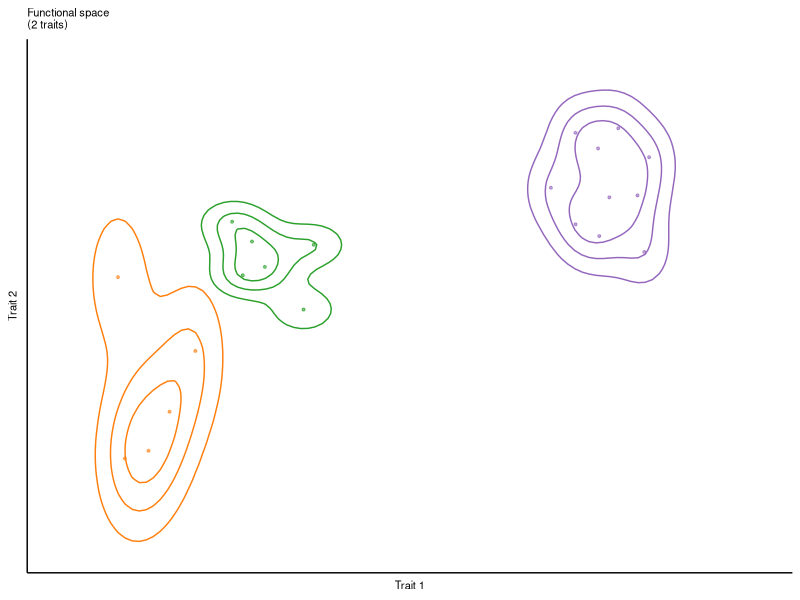
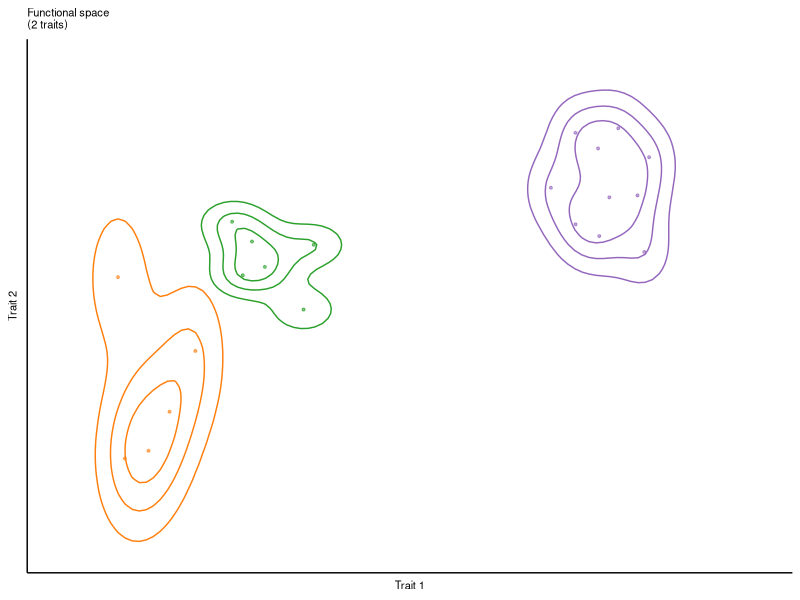

Generate these figures, in order, with R: (Note: this script raises an error after producing the figures.)
#`---
#`Authors: Arnaud P. Louchart, Annemieke M. Drost, Chaohong Lin, Suzanne M.H. Wiezer, Zhipeng Duan, Elena Litchman, Dedmer B. Van de Waal
#`Title: Individual-level trait responses in natural cyanobacterial communities.
#`Year: 2025
#`Journal: Ecology Letters
#`Status: First submission
#`---

##########################################################################################
############################## MATERIAL AND METHODS SECTION ##############################
##########################################################################################

#### Package loading
# Note: ggConvexHull and PCAtest must be installed from GitHub manually:
# install.packages("remotes") 
# install.packages("devtools")
# remotes::install_github("cmartin/ggConvexHull")
# devtools::install_github("arleyc/PCAtest")

install.packages("remotes")

packages = c("ggplot2","ade4","dplyr", "dataverse", "readxl", "phaeatmap")

for(p in packages){
  if(!require(p, character.only = T)){
    install.packages(p)
  }
  require(p, character.only = T)
}

rm(p,packages)

options(scipen = 999)
Sys.setlocale("LC_ALL", "English")

#### 1. CONCEPTUAL FIGURE
# Create 5 dummy data
set.seed(132)
data1 <- data.frame(
  Trait_1 = rnorm(5, mean = 7, sd = 1),
  Trait_2 = rnorm(5, mean = 7, sd = 1),
  Trait_3 = rnorm(5, mean = 4, sd = 0.9),
  Trait_4 = rnorm(5, mean = 2, sd = 1.4)
)

#
data2 <- data.frame(
  Trait_1 = rnorm(6, mean = 10, sd = 1),
  Trait_2 = rnorm(6, mean = 9, sd = 1),
  Trait_3 = rnorm(6, mean = 2, sd = 0.9),
  Trait_4 = rnorm(6, mean = 1, sd = 0.3)
)

#
data3 <- data.frame(
  Trait_1 = rnorm(10, mean = 17, sd = 1.2),
  Trait_2 = rnorm(10, mean = 11, sd = 1),
  Trait_3 = rnorm(10, mean = 8, sd = 0.7),
  Trait_4 = rnorm(10, mean = 10, sd = 1.4)
)

data1$Treatment <- "N"
data2$Treatment <- "P"
data3$Treatment <- "C"

dat <- rbind(data1, data2, data3) 

# Create the density contour plot for both datasets
p <-
  ggplot() +
  geom_density_2d(data = subset(dat, Treatment == "N"), aes(x = Trait_1, y = Trait_2), color = "#ff7f0e", bins = 4) +  # Contour for N data
  geom_point(data = subset(dat, Treatment == "N"), aes(x = Trait_1, y = Trait_2), color = "#ff7f0e", alpha = 0.6, size = 0.7) +
  geom_density_2d(data = subset(dat, Treatment == "P"), aes(x = Trait_1, y = Trait_2), color = "#2ca02c", bins = 4) +  # Contour for P data
  geom_point(data = subset(dat, Treatment == "P"), aes(x = Trait_1, y = Trait_2), color = "#2ca02c", alpha = 0.6, size = 0.7) +  # Contour for P data
  geom_density_2d(data = subset(dat, Treatment == "C"), aes(x = Trait_1, y = Trait_2), color = "#9467bd", bins = 4) +  # Contour for Control data
  geom_point(data = subset(dat, Treatment == "C"), aes(x = Trait_1, y = Trait_2), color = "#9467bd", alpha = 0.6, size = 0.7) +  # Contour for Control data
  xlim(5,21) +
  ylim(4,13.5) +
  labs(title = "Functional space \n(2 traits)",
       x = "Trait 1",
       y = "Trait 2") +
  theme_classic() +
  theme(
    axis.ticks = element_blank(),                 # Remove axis ticks
    axis.title = element_text(size = 8),         # Adjust axis labels size
    plot.title = element_text(size = 8),         # Adjust title size
    axis.text = element_blank()                   # Remove axis tick labels
  )
p
ggsave(file="Functional space 2 traits.svg", plot=p, width=5, height=5, units = "cm")

## Dummy pca on the data
dat <- rbind(data1,data2,data3)

PCA <- dudi.pca(dat[,c(1:4)],  center = TRUE, scale =  TRUE, scannf = FALSE, nf = 7)

screeplot(PCA, main = "Screeplot - Eigenvalues")

(PCA$eig*100)/sum(PCA$eig)

# 7.2) Plot simple PCA
s.corcircle(PCA$co)

dat <- cbind(dat,PCA$li)


p <- PCA$li %>%
  ggplot(mapping = aes(x = Axis1, y = Axis2, color = as.factor(dat$Treatment))) +
  geom_hline(yintercept = 0, linetype = "dashed") +
  geom_vline(xintercept = 0, linetype = "dashed") +
  geom_point(alpha = 0.6, size = 0.7) +
  scale_colour_manual(values = c("#9467bd","#ff7f0e","#2ca02c")) +
  geom_density_2d(data = subset(dat, Treatment == "P"), aes(x = Axis1, y = Axis2), color = "#2ca02c", bins = 4) +  # Contour for N data
  geom_density_2d(data = subset(dat, Treatment == "C"), aes(x = Axis1, y = Axis2), color = "#9467bd", bins = 4) +  # Contour for P data
  geom_density_2d(data = subset(dat, Treatment == "N"), aes(x = Axis1, y = Axis2), color = "#ff7f0e", bins = 4) +  # Contour for Control data
  theme_linedraw() +
  xlim(-2.6,3) +
  ylim(-2.6,2) +
  labs(title = "Functional space \n(n traits)",
       x = "Dim. 1",
       y = "Dim. 2") +
  theme_classic() +
  theme(
    axis.ticks = element_blank(),                 # Remove axis ticks
    axis.title = element_text(size = 8),         # Adjust axis labels size
    plot.title = element_text(size = 8),         # Adjust title size
    axis.text = element_blank(), # Remove axis tick labels
    legend.position = "none"
  )
p
ggsave(file="Functional space n traits.svg", plot=p, width=5, height=5, units = "cm")

rm(data1,data2,data3)

DATA <- dat %>%
  group_by(Treatment) %>%
  summarise(
    across(c(Axis1, Axis2, Axis3, Axis4), mean)
  )

##Extract centroid of func. space ------------------ N
p_N <- ggplot(subset(dat,Treatment == 'N'), mapping = aes(x = Axis1, y = Axis2)) +
  geom_density_2d(alpha = 0.4, bins = 4) +
  theme_linedraw() +
  xlim(-2.6,3) +
  ylim(-2.6,2)

contours_N <- layer_data(p_N)
contours_N <- contours_N[contours_N$piece == 5,]

contours <- NULL

contours$x <- mean(contours_N$x)
contours$y <- mean(contours_N$y)
contours$Treatment <- "N"

contours <- as.data.frame(unlist(contours))
centroid <- contours

##Extract centroid of func. space ------------------ P
p_P <- ggplot(subset(dat,Treatment == 'P'), mapping = aes(x = Axis1, y = Axis2)) +
  geom_density_2d(alpha = 0.4, bins = 4) +
  theme_linedraw() +
  xlim(-2.6,3) +
  ylim(-2.6,2)

contours_P <- layer_data(p_P)
contours_P <- contours_P[contours_P$piece == 1,]

contours <- NULL

contours$x <- mean(contours_P$x)
contours$y <- mean(contours_P$y)
contours$Treatment <- "P"

contours <- as.data.frame(unlist(contours))
centroid <- cbind(centroid,contours)

##Extract centroid of func. space ------------------ C
p_C <- ggplot(subset(dat,Treatment == 'C'), mapping = aes(x = Axis1, y = Axis2)) +
  geom_density_2d(alpha = 0.4, bins = 4) +
  theme_linedraw() +
  xlim(-2.6,3) +
  ylim(-2.6,2)

contours_C <- layer_data(p_C)
contours_C <- contours_C[contours_C$piece == 3,]

contours <- NULL

contours$x <- mean(contours_C$x)
contours$y <- mean(contours_C$y)
contours$Treatment <- "C"

contours <- as.data.frame(unlist(contours))
centroid <- cbind(centroid,contours)

centroid <- as.data.frame(t(centroid))
centroid$x <- as.numeric(as.character(centroid$x))
centroid$y <- as.numeric(as.character(centroid$y))

dat$id <- rownames(dat)

find_neighbors <- function(df) {
  # Compute pairwise distances
  dist_matrix <- as.matrix(dist(df[, c("Axis1", "Axis2")]))
  
  # Initialize edge list
  edges <- data.frame(from = integer(), to = integer(), stringsAsFactors = FALSE)
  
  # Find nearest neighbor for each point
  for (i in 1:nrow(df)) {
    distances <- dist_matrix[i, ]
    nearest_index <- which.min(distances[distances > 0])  # Exclude self distance
    edges <- rbind(edges, data.frame(from = df$id[i], to = df$id[nearest_index]))
  }
  
  return(edges)
}

edges <- dat %>%
  group_by(Treatment) %>%
  group_modify(~ find_neighbors(.x)) %>%
  ungroup()

coords <- dat %>%
  select(id, Treatment, Axis1, Axis2)

edge_data <- edges %>%
  left_join(coords, by = c("from" = "id", "Treatment")) %>%
  rename(x_from = Axis1, y_from = Axis2) %>%
  left_join(coords, by = c("to" = "id", "Treatment")) %>%
  rename(x_to = Axis1, y_to = Axis2)

edge_data <- edge_data %>%
  left_join(
    dat %>% 
      select(id, Trait_1:Trait_4, Axis1:Axis4),
    by = c("from" = "id")
  )

#### Functional Richness

p <- ggplot(dat, mapping = aes(x = Axis1, y = Axis2, color = Treatment)) +
  geom_hline(yintercept = 0, linetype = "dashed") +
  geom_vline(xintercept = 0, linetype = "dashed") +
  scale_colour_manual(values = c("#9467bd","#ff7f0e","#2ca02c")) +
  stat_density_2d(data = subset(dat, Treatment == "P"), aes(x = Axis1, y = Axis2, fill = ..level..), alpha = 0.4, geom = "polygon", bins = 4) +
  scale_fill_gradient(low = "grey70", high = "grey70") +  # Contour for N data
  stat_density_2d(data = subset(dat, Treatment == "C"), aes(x = Axis1, y = Axis2, fill = ..level..), alpha = 0.4, geom = "polygon", bins = 4) +
  stat_density_2d(data = subset(dat, Treatment == "N"), aes(x = Axis1, y = Axis2, fill = ..level..), alpha = 0.4, geom = "polygon", bins = 4) +  # Contour for Control data
  geom_point(alpha = 0.6, size = 0.7) +
  theme_linedraw() +
  xlim(-2.6,3) +
  ylim(-2.6,2) +
  labs(title = "Size of functional space",
       x = "Dim. 1",
       y = "Dim. 2") +
  annotate("text", x=-1.9, y=1.9, label= "F.Ric = High", color = "#ff7f0e", size = 1.7 ) +
  annotate("text", x=-1.9, y=1.6, label= "F.Ric = Medium", color = "#9467bd", size = 1.7 ) +
  annotate("text", x=-1.9, y=1.3, label= "F.Ric = Low", color = "#2ca02c", size = 1.7 ) +
  theme_classic() +
  theme(
    axis.ticks = element_blank(),                 # Remove axis ticks
    axis.title = element_text(size = 8),         # Adjust axis labels size
    plot.title = element_text(size = 8),         # Adjust title size
    axis.text = element_blank(), # Remove axis tick labels
    legend.position = "none"
  )
p
ggsave(file="Functional Richness.svg", plot=p, width=5, height=5, units = "cm")

#### Functional Evenness
p <-
  ggplot(dat, mapping = aes(x = Axis1, y = Axis2, color = Treatment)) +
  geom_hline(yintercept = 0, linetype = "dashed") +
  geom_vline(xintercept = 0, linetype = "dashed") +
  scale_colour_manual(values = c("#9467bd","#ff7f0e","#2ca02c")) +
  geom_segment(data = edge_data, aes(x = x_from, y = y_from, xend = x_to, yend = y_to), color = "gray") +
  geom_point(alpha = 0.6, size = 0.7) +
  theme_linedraw() +
  xlim(-2.6,3) +
  ylim(-2.6,2) +
  labs(title = "Regularity of trait distribution \n in functional space)",
       x = "Dim. 1",
       y = "Dim. 2") +
  annotate("text", x=-1.9, y=1.9, label= "F.Eve = Low", color = "#ff7f0e", size = 1.7 ) +
  annotate("text", x=-1.9, y=1.6, label= "F.Eve = Medium", color = "#9467bd", size = 1.7) +
  annotate("text", x=-1.9, y=1.3, label= "F.Eve = High", color = "#2ca02c", size = 1.7 ) +
  theme_classic() +
  theme(
    axis.ticks = element_blank(),                 # Remove axis ticks
    axis.title = element_text(size = 8),         # Adjust axis labels size
    plot.title = element_text(size = 8),         # Adjust title size
    axis.text = element_blank(), # Remove axis tick labels
    legend.position = "none"
  )
p
ggsave(file="Functional Evenness.svg", plot=p, width=5, height=5, units = "cm")

DATA <- merge(dat, centroid, by = "Treatment", all.x = TRUE)

#### Functional Dispersion
p <- 
  ggplot(DATA, mapping = aes(x = Axis1, y = Axis2, color = Treatment)) +
  geom_hline(yintercept = 0, linetype = "dashed") +
  geom_vline(xintercept = 0, linetype = "dashed") +
  scale_colour_manual(values = c("#9467bd","#ff7f0e","#2ca02c")) +
  geom_point(data = centroid, aes(x = x, y = y), color = 'black', alpha = 0.6, size = 0.9, shape = 4) +
  geom_segment(mapping = aes(x = x, y = y, xend = Axis1, yend = Axis2), linewidth = 0.2, linetype = "dashed") +
  # geom_density_2d(data = subset(dat, Treatment == "P"), aes(x = Axis1, y = Axis2), alpha = 0.4, bins = 4) +
  # geom_density_2d(data = subset(dat, Treatment == "C"), aes(x = Axis1, y = Axis2), alpha = 0.4, bins = 4) +
  # geom_density_2d(data = subset(dat, Treatment == "N"), aes(x = Axis1, y = Axis2), alpha = 0.4, bins = 4) +  # Contour for Control data
  geom_point(alpha = 0.6, size = 0.7) +
  theme_linedraw() +
  xlim(-2.6,3) +
  ylim(-2.6,2) +
  labs(title = "Deviation from the \n functional centroid",
       x = "Dim. 1",
       y = "Dim. 2") +
  annotate("text", x=-1.9, y=1.9, label= "F.Disp = High", color = "#ff7f0e", size = 1.7 ) +
  annotate("text", x=-1.9, y=1.6, label= "F.Disp = Medium", color = "#9467bd", size = 1.7) +
  annotate("text", x=-1.9, y=1.3, label= "F.Disp = Low", color = "#2ca02c", size = 1.7 ) +
  theme_classic() +
  theme(
    axis.ticks = element_blank(),                 # Remove axis ticks
    axis.title = element_text(size = 8),         # Adjust axis labels size
    plot.title = element_text(size = 8),         # Adjust title size
    axis.text = element_blank(), # Remove axis tick labels
    legend.position = "none"
  )
ggsave(file="Functional Dispersion.svg", plot=p, width=5, height=5, units = "cm")

rm(list=ls())

#### 2. DATA LOADING
# IndTraits contains flow cytometry informations at the individual level for each treatment obtained through the PhytoCytoTraits GUI.
# Treatment contains informations on the different environmental conditions

Sys.setenv("DATAVERSE_SERVER" = "dataverse.nl")

dat <- get_dataframe_by_name(
  dataset  = "10.34894/9X9YMO",
  filename = "IndCyano_Louchart_Limitation_experiment_June2025.xlsx",
  original = TRUE,
  .f       = read_excel,
  sheet    = "IndTraits"
)

#### 3. DATA MANIPULATION
dat <- dat[,c(1:10)]

## 3.1. Log10 transformation
dat[,c(3:10)] <- log10(dat[,c(3:10)])

## 3.2. Z-score normalisation
dat[,c(3:10)] <- scale(dat[,c(3:10)], center = TRUE, scale = TRUE)


# Clean environment and unload packages
rm(DAT, heatmap, NOM, num_mat)
lapply(paste('package:',names(sessionInfo()$otherPkgs),sep=""),detach,character.only=TRUE,unload=TRUE)

